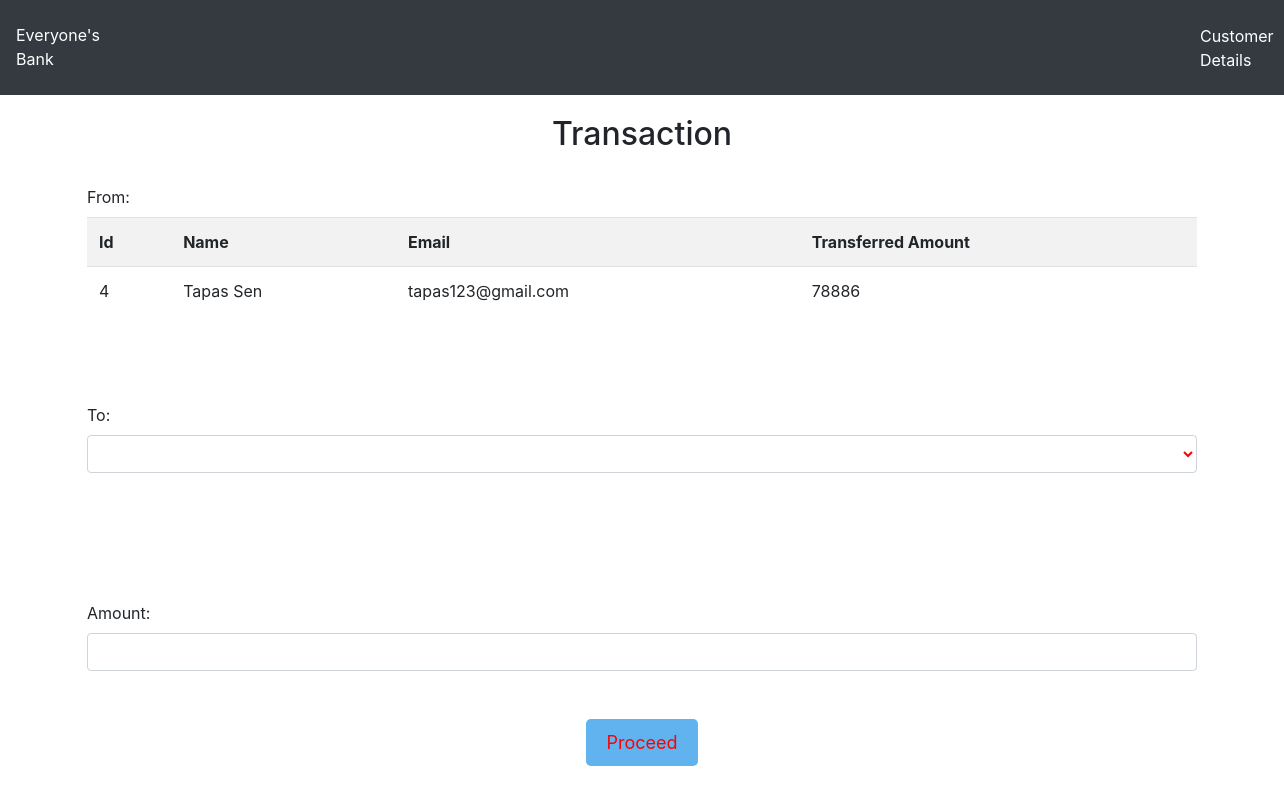
The app's page /transfer.php?id=4 with its own data.
### tables this page shows
CREATE TABLE `users` (
  `id` int(11) NOT NULL,
  `name` varchar(50) NOT NULL,
  `email` varchar(50) NOT NULL,
  `credits` int(10) NOT NULL
);

### transfer.php (the view, shortened to what this page needs)
<!DOCTYPE html>
<html lang="en">
<head>
    <link rel="stylesheet" href="https://maxcdn.bootstrapcdn.com/bootstrap/4.0.0/css/bootstrap.min.css">
</head>
<body>
  <nav class="navbar navbar-expand-sm bg-dark navbar-dark">
  <p class="logo-text">Everyone's Bank</p>
  <ul class="navbar-nav">
  <li class="list-customer">
  <a class="nav-link1" href="viewusers.php">Customer Details</a>
  </li>
  </ul>
  </nav>
    <div class="container divStyle">
        <h2>Transaction </h2>
            <?php
                include 'config.php';
                $sid=$_GET['id'];
                $sql = "SELECT * FROM  users where id=$sid";
                $query=mysqli_query($conn,$sql);
                $rows=mysqli_fetch_array($query);
            ?>
            <form method="post" name="tcredit" class="tabletext" ><br/>
        <label> From: </label><br/>
        <div>
            <table class="table roundedCorners  tabletext table-hover  table-striped table-condensed"  >
                <tr>
                    <th>Id</th>
                    <th>Name</th>
                    <th>Email</th>
                    <th> Transferred Amount</th>
                </tr>
                <tr>
                    <td><?php echo $rows['id'] ?></td>
                    <td><?php echo $rows['name'] ?></td>
                    <td><?php echo $rows['email'] ?></td>
                    <td><?php echo $rows['credits'] ?></td>
                </tr>
            </table>
        </div>
        <br/><br/><br/>
        <label>To:</label>
        <select class=" form-control"   name="to" style="margin-bottom:5%;" required>
            <option value="" disabled selected> </option>
            <?php
                include 'config.php';
                $sid=$_GET['id'];
                $sql = "SELECT * FROM users where id!=$sid";
                $query=mysqli_query($conn,$sql);
                while($rows = mysqli_fetch_array($query)) {
            ?>
                <option class="table text-center table-striped " value="<?php echo $rows['id'];?>" >
                </option>
            <?php
                }
            ?>
        </select> <br/><br/><br/>
            <label>Amount:</label>
            <input type="number" id="amm" class="form-control" name="amount" min="0" required  />  <br/><br/>
                <div class="text-center btn3" >
            <button class="button" name="submit" type="submit" id="myBtn">Proceed</button>
            </div>
        </form>
    </div>
</body>
</html>

### transfer.php (style rules this page uses)
.logo-text, .nav-link1 { color: white; padding-top: 15px; }
.list-customer { padding-left: 1100px; color:brown; }
.button { background-color: #60B3EE; border: none; color: red; padding: 10px 20px; text-align: center; text-decoration: none; display: inline-block; font-size: 18px; margin: 0px 2px; border-radius: 5px; }
h2 { text-align: center; margin-top: 20px; }
.form-control { color:red; }

### records on screen
users: id "4", name "Tapas Sen", email "tapas123@gmail.com", credits "78886"
